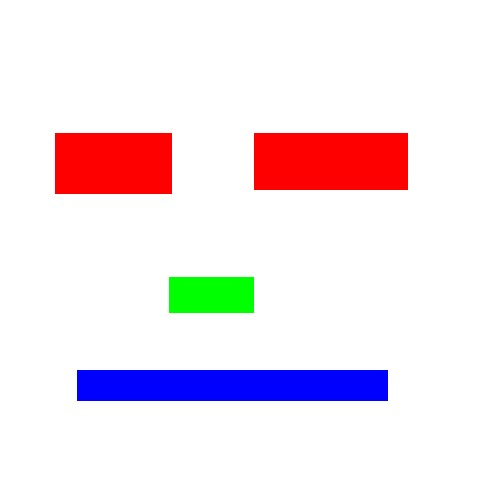
#> input picture data/jpg-mask.jpg, 500 x 500 px
$ python jpg-to-png.py
#> lines starting #> are read from the running program, lines starting #| are printed output that depends on the picture
import numpy as np
import cv2
import os

def get_color_distance(color_image_1, color_image_2):
    """
    Input:
        - color_image_1 (dtype: np.uint8): RGB/BGR image input
        - color_image_2 (dtype: np.uint8): RGB/BGR image input
    Output:
        - color_distance (dtype: float): mxn numpy nd array where each value
                    represents distance between 2 pixels from the 2 input
                    rgb images

        The function has been written after reading and analyzing this article:
        https://www.compuphase.com/cmetric.htm
    """
    # convert the input images to float
    color_image_1 = color_image_1.astype(np.float64)
    color_image_2 = color_image_2.astype(np.float64)

    # average of red color from both the images
    red_average = (color_image_1[:, :, 2] + color_image_2[:, :, 2]) / 2

    # channel wise difference in color values
    b_difference = color_image_1[:, :, 0] - color_image_2[:, :, 0]
    g_difference = color_image_1[:, :, 1] - color_image_2[:, :, 1]
    r_difference = color_image_1[:, :, 2] - color_image_2[:, :, 2]

    # computing the final formulae
    red_component_1 = 2 + (red_average / 256)
    red_component_2 = 2 + ((255 - red_average) / 256)

    squared_color_distance = (
        (red_component_1 * (r_difference**2))
        + (4 * (g_difference**2))
        + (red_component_2 * (b_difference**2))
    )

    color_distance = np.sqrt(squared_color_distance)
    return color_distance

def get_mask_distance_from_rgb_label(mask, label_li):
    """
    Input:
        - mask: HxWxC jpg currpted mask
        - label_li: Single original RGB label value example: [255, 0, 0]
    Output:
        - distance_from_label (dtype: np.float64): HxW np nd array
    Distance of every pixel of mask to the given label value
    """
    label_arr = np.array(label_li)

    # create a new rgb image of the size of input mask image.
    label_img = np.zeros(mask.shape) + label_arr
    label_img = label_img.astype(mask.dtype)

    # get the distance between jpg currpted image and the created label image
    distance_from_label = get_color_distance(mask, label_img)
    return distance_from_label

def get_corrected_single_channel_mask(mask, all_labels_li):
    """
    Input:
        - mask (dtype: np.uint8): HxWxC jpg currpted mask
        - all_labels_li (dytpe: python list): List containing all the unique
                    non-corrupted RGB label values.
                    Example: [[255, 0, 0], [255, 255, 255], [0, 0, 0]]
    Output:
        - new_mask (dtype: np.uint8): HxWxC jpg distortion corrected mask
    The function takes the jpg image as input and returns a corrected
    image as output. The corrected image will not have any distortion created
    due to jpg compression.

    Note: Dont save the corrected image as JPG/JPEG image again :)
    """
    # constants
    mask_shape = mask.shape
    multiple_distance_img_li = []

    # For all the labels, create a label image as shown in "get_mask_distance_from_rgb_label"
    # function. Later, get the distance matrix between jpg image and each label.
    # Store all such matrices in a python list and later create a numpy array
    # out of that list
    for label_li in all_labels_li:
        distance_img = get_mask_distance_from_rgb_label(mask, label_li)
        multiple_distance_img_li.append(distance_img)
    multiple_distance_arr = np.array(multiple_distance_img_li)

    # if the mask shape is HxWxC and there are n labels,
    # then the shape of multiple_distance_arr after transpose will be:
    # HxWxn. Each n will be the distance matrix from a corresponding label image
    multiple_distance_arr = multiple_distance_arr.transpose(1,2,0)

    # Find the argmin from the distance matrix
    # label_arr will be a HxW 1D matrix.
    label_arr = np.argmin(multiple_distance_arr, axis=-1)

    # For the 1D lablel_arr matrix, assign its corresponding RGB label
    # and create a RGB jpg corrected image.
    new_mask = np.zeros(mask_shape)
    for iter_index, item in enumerate(all_labels_li):
        found_index = np.where(label_arr == iter_index)
        new_mask[found_index] = item

    # making the corrected image of dtype np.uint8
    new_mask = new_mask.astype(np.uint8)
    return new_mask

if __name__ == "__main__":
    # getting the file-paths
    file_path = "./data"
    jpg_file_name = "jpg-mask.jpg"
    png_file_name = "png-mask.png"
    jpg_img_path = os.path.join(file_path, jpg_file_name)
    png_img_path = os.path.join(file_path, png_file_name)

    # reading the mask
    jpg_mask = cv2.imread(jpg_img_path)
#> jpg_mask is the input picture: shape (500, 500, 3); mean B, G, R 235.3, 228.9, 241.7
    png_mask = cv2.imread(png_img_path)
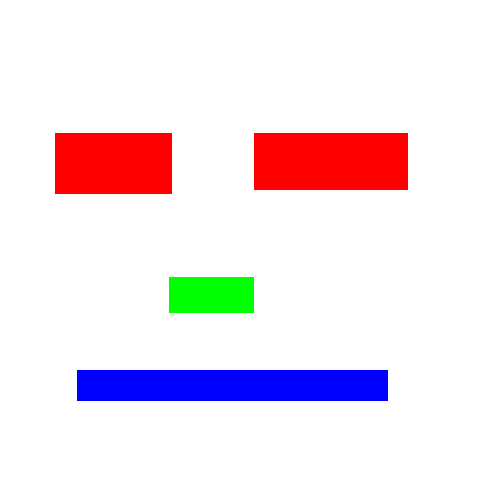
#> input picture data/png-mask.png, 500 x 500 px
#> png_mask is the input picture: shape (500, 500, 3); mean B, G, R 235.6, 228.9, 242

    # analyzing jpg and png masks
    reshaped_jpg = jpg_mask.reshape((-1, jpg_mask.shape[-1]))
    reshaped_png = png_mask.reshape((-1, png_mask.shape[-1]))

    # get unique colors and count from jpg image
    jpg_unique_colors, jpg_count = np.unique(
        reshaped_jpg,
        axis = 0,
        return_counts = True,
        )
#> jpg_unique_colors = 1041 rows, first 8: [0, 0, 247], [0, 0, 252], [0, 0, 253], [0, 0, 254], [0, 1, 240], [0, 1, 250], [0, 1, 253], [0, 1, 254]; jpg_count = 1041 values, max 209189 at index 1040, min 1 at index 0, mean 240.2

    # get unique colors and count from jpg image
    png_unique_colors, png_count = np.unique(
        reshaped_png,
        axis = 0,
        return_counts = True,
        )
#> png_unique_colors = [[0, 0, 255], [0, 255, 0], [255, 0, 0], [255, 255, 255]]; png_count = [15915, 3060, 9641, 221384]

    # jpg_unique_colors = get_unique_rgb_colors(jpg_mask)
    # png_unique_colors = get_unique_rgb_colors(png_mask)

    print("Jpg mask shape: ", jpg_mask.shape)
#| Jpg mask shape:  (500, 500, 3)
    print("Number of unique colors in JPG Mask: ", len(jpg_unique_colors))
#| Number of unique colors in JPG Mask:  1041
    print("JPG Unique Colors:\n ", jpg_unique_colors)
#> (printed output is left out)
    print("Note: Since the number of unqiue colors is large, "
          "not priting the color frequency")
    print("\n", "="*30, "\n")
    print("PNG mask Shape:  ", png_mask.shape)
#| PNG mask Shape:   (500, 500, 3)
    print("Number of unique colors in PNG Mask: ", len(png_unique_colors))
#| Number of unique colors in PNG Mask:  4
    print("PNG Unique Colors:\n ", png_unique_colors)
#| PNG Unique Colors:
#|   [[  0   0 255]
#|  [  0 255   0]
#|  [255   0   0]
#|  [255 255 255]]
    print("PNG Color Frequency: ", png_count)
#| PNG Color Frequency:  [ 15915   3060   9641 221384]
    print("\n", "="*30, "\n")

    # listing all the unique RGB labels which our PNG image or use-case has
    all_labels = [[0, 0, 255], [0, 255, 0], [255, 0, 0], [255, 255, 255]]

    # get distortion corrected JPG image
    new_mask = get_corrected_single_channel_mask(jpg_mask, all_labels)
#> the loop in get_corrected_single_channel_mask, `for label_li in all_labels_li:` made 4 passes
#> pass 1, in get_color_distance, `color_image_2 = color_image_2.astype(np.float64)`:
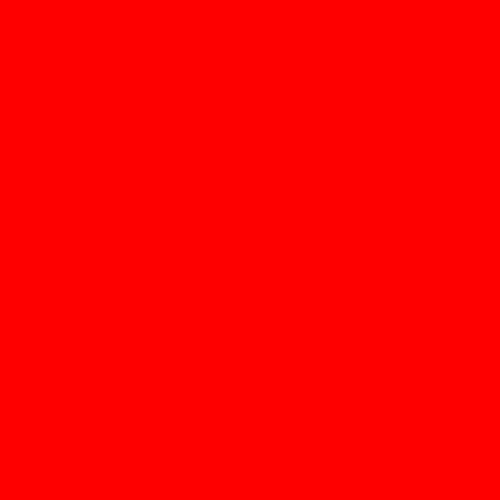
#> color_image_2: shape (500, 500, 3) float64; mean of channels 0, 1, 2 0, 0, 255; drawn as B, G, R
#> pass 1, in get_color_distance, `red_average = (color_image_1[:, :, 2] + color_image_2[:, :, 2]) / 2`:
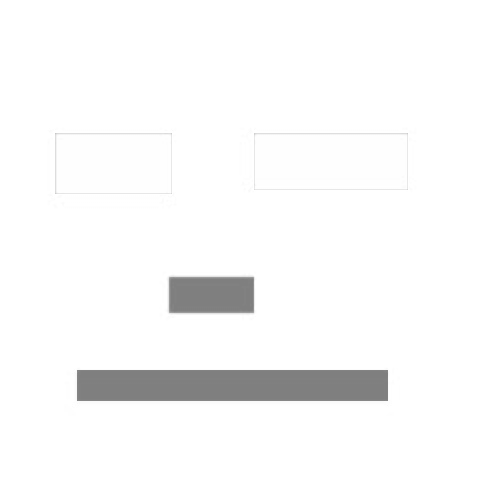
#> red_average: shape (500, 500) float64; min 127.5, max 255, mean 248.4
#> pass 1, in get_color_distance, `b_difference = color_image_1[:, :, 0] - color_image_2[:, :, 0]`:
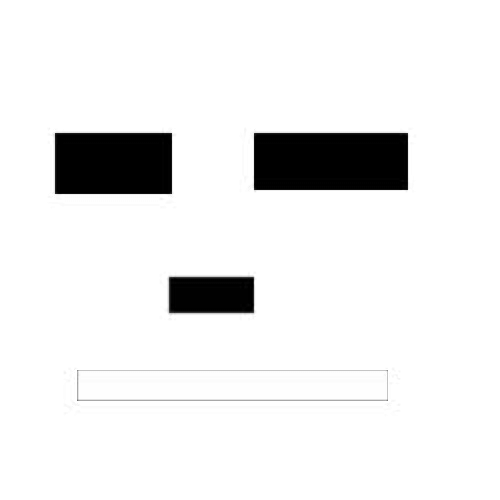
#> b_difference: shape (500, 500) float64; min 0, max 255, mean 235.3
#> after the loop in get_corrected_single_channel_mask, `for label_li in all_labels_li:`: multiple_distance_img_li = 4 items
#> in get_corrected_single_channel_mask, `multiple_distance_arr = multiple_distance_arr.transpose(1,2,0)`:
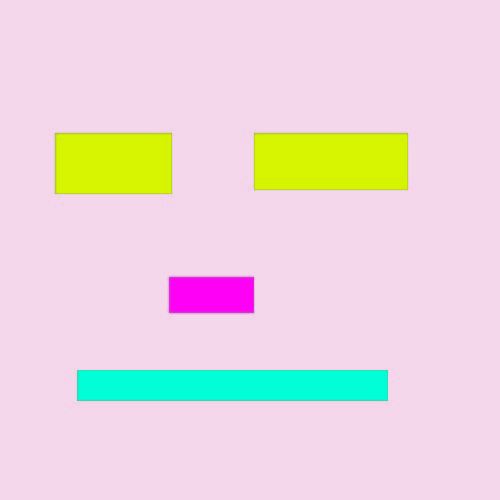
#> multiple_distance_arr: shape (500, 500, 4) float64; mean of channels 0, 1, 2, 3 582.7, 571.2, 619.8, 72; drawn with min black and max white
#> in get_corrected_single_channel_mask, `label_arr = np.argmin(multiple_distance_arr, axis=-1)`:
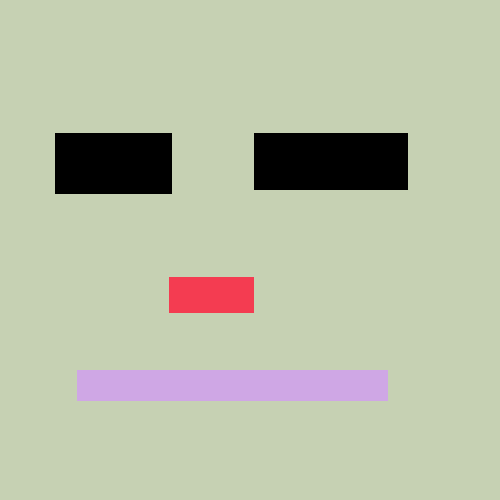
#> label_arr: shape (500, 500) int64; 4 distinct labels, from 0 to 3; one colour per label, 0 black
#> the loop in get_corrected_single_channel_mask, `for iter_index, item in enumerate(all_labels_li):` made 4 passes
#> found_index on passes 1 to 4: 15915 positions, rows 133 to 193, columns 55 to 407, 3060 positions, rows 277 to 312, columns 169 to 253, 9641 positions, rows 370 to 400, columns 77 to 387, 221384 positions, rows 0 to 499, columns 0 to 499

    # compare the unique colors and count of original PNG image and
    # the new JPG corrected image
    reshaped_new_mask = new_mask.reshape((-1, new_mask.shape[-1]))

    # get unique colors and count from new_mask image
    new_mask_unique_colors, new_mask_count = np.unique(
        reshaped_new_mask,
        axis = 0,
        return_counts = True,
        )
#> new_mask_unique_colors has the same summary as png_unique_colors; new_mask_count = [15915, 3060, 9641, 221384]

    print("New mask Shape:  ", new_mask.shape)
#| New mask Shape:   (500, 500, 3)
    print("Number of unique colors in New Mask: ", len(new_mask_unique_colors))
#| Number of unique colors in New Mask:  4
    print("New Mask Unique Colors:\n ", new_mask_unique_colors)
#| New Mask Unique Colors:
#|   [[  0   0 255]
#|  [  0 255   0]
#|  [255   0   0]
#|  [255 255 255]]
    print("New Mask Color Frequency: ", new_mask_count)
#| New Mask Color Frequency:  [ 15915   3060   9641 221384]
    print("\n", "="*30, "\n")

    print("COMPARING PNG AND NEW MASK")
    equal_check = np.array_equal(new_mask, png_mask)
#> equal_check = True
    print("Equal Status Check: ", equal_check)
#| Equal Status Check:  True

    # plotting the image
    cv2.imshow("jpg-mask", jpg_mask)
    cv2.imshow("png-mask", png_mask)
    cv2.imshow("New Mask", new_mask)

    cv2.waitKey(0)
    cv2.destroyAllWindows()
